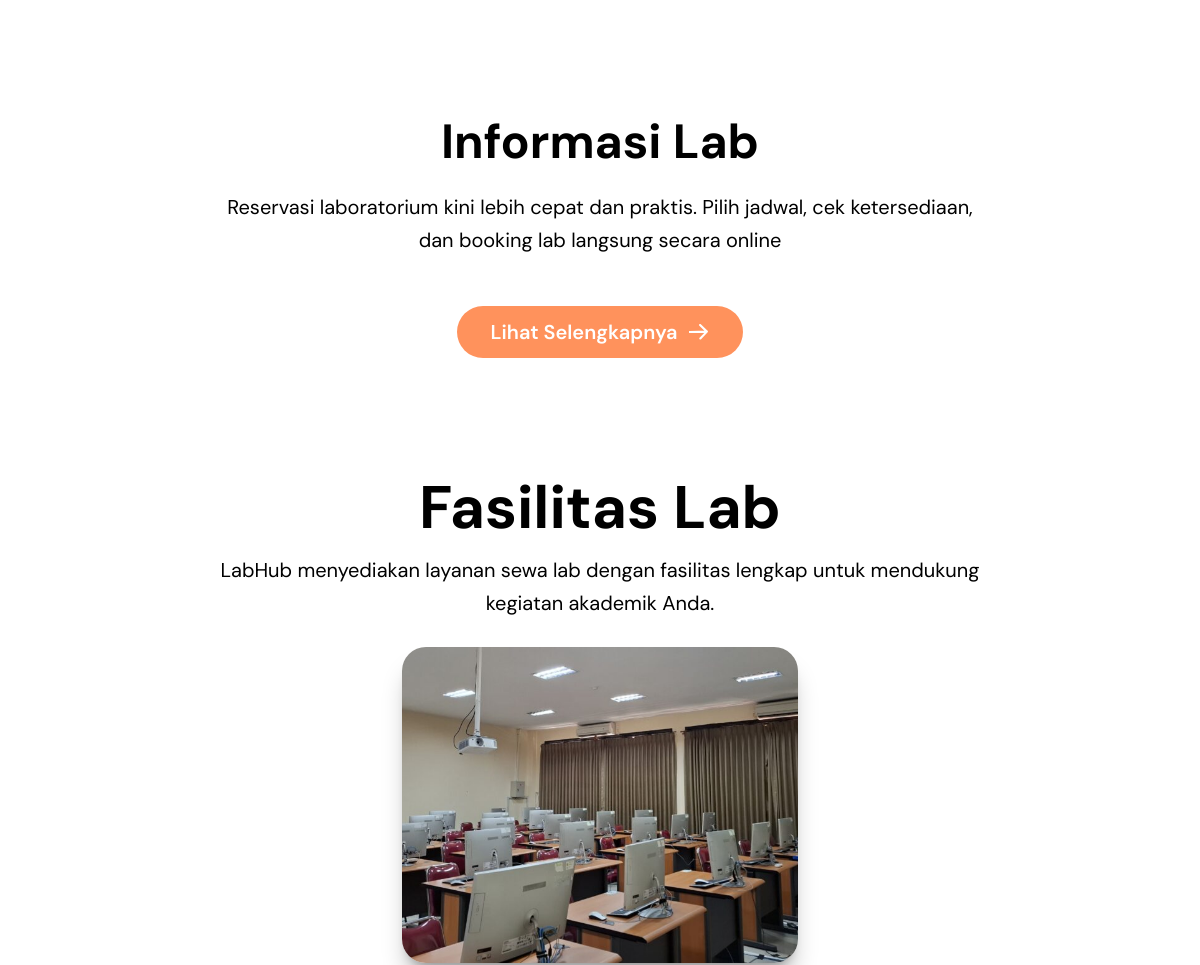
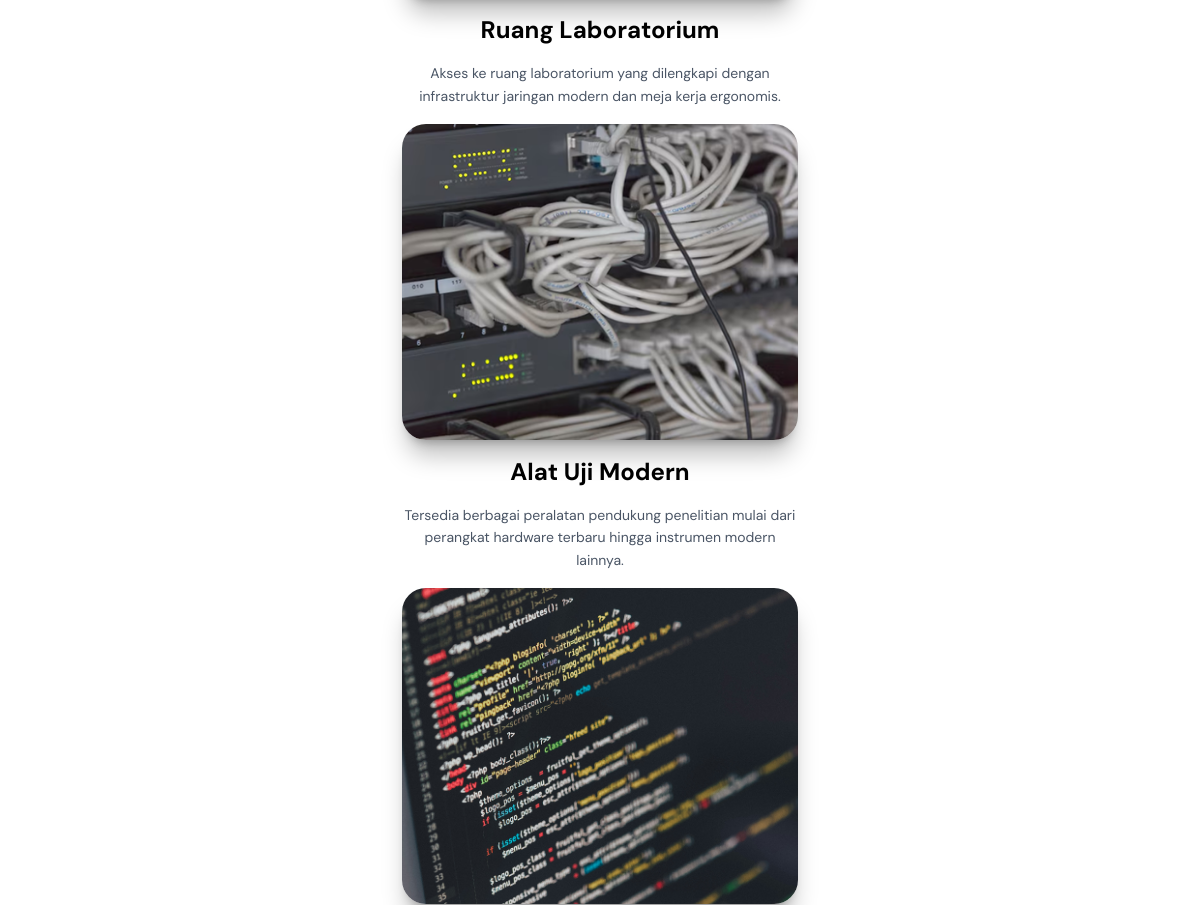
Before: / (middle part) with the older database file (2 pictures, top to bottom).
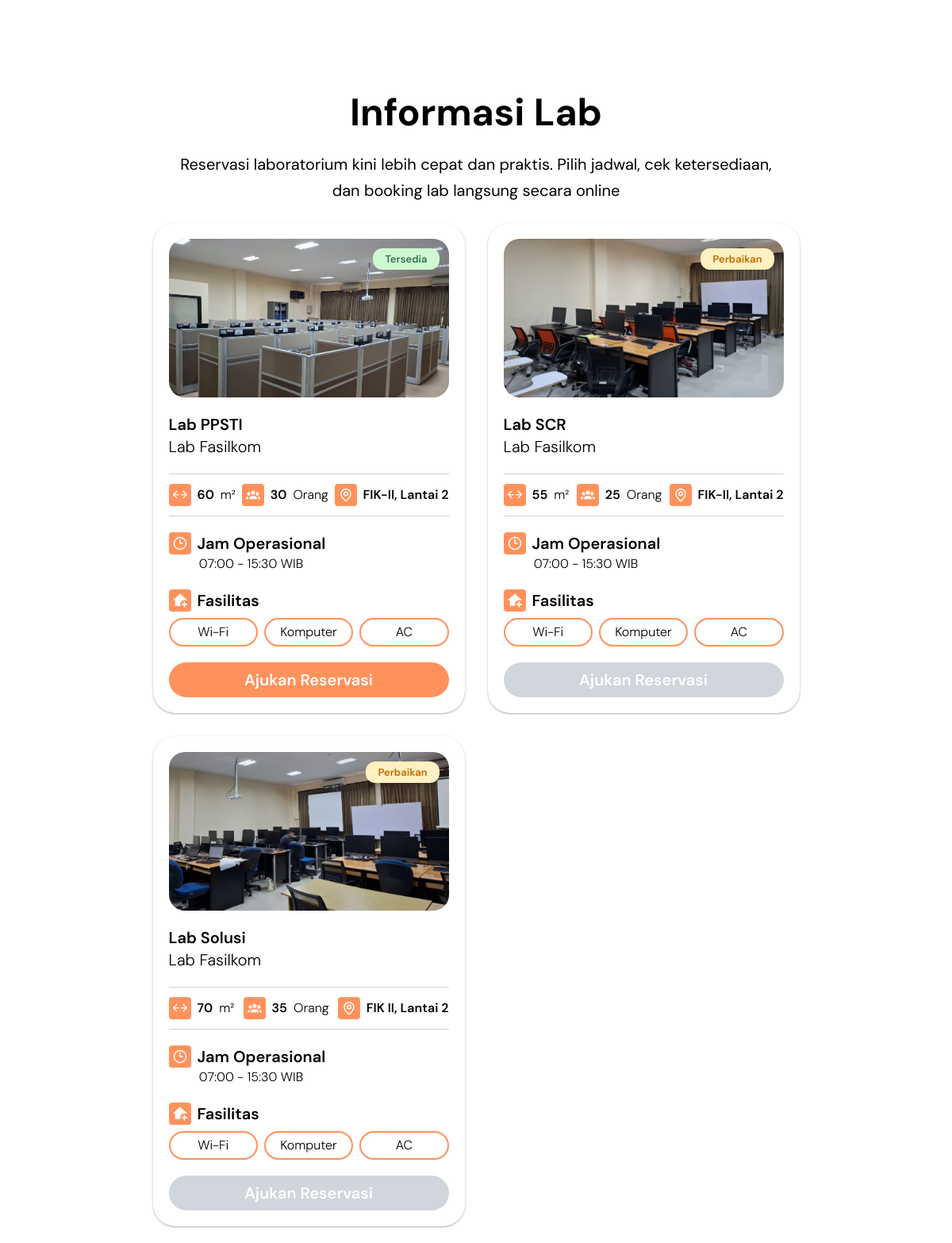
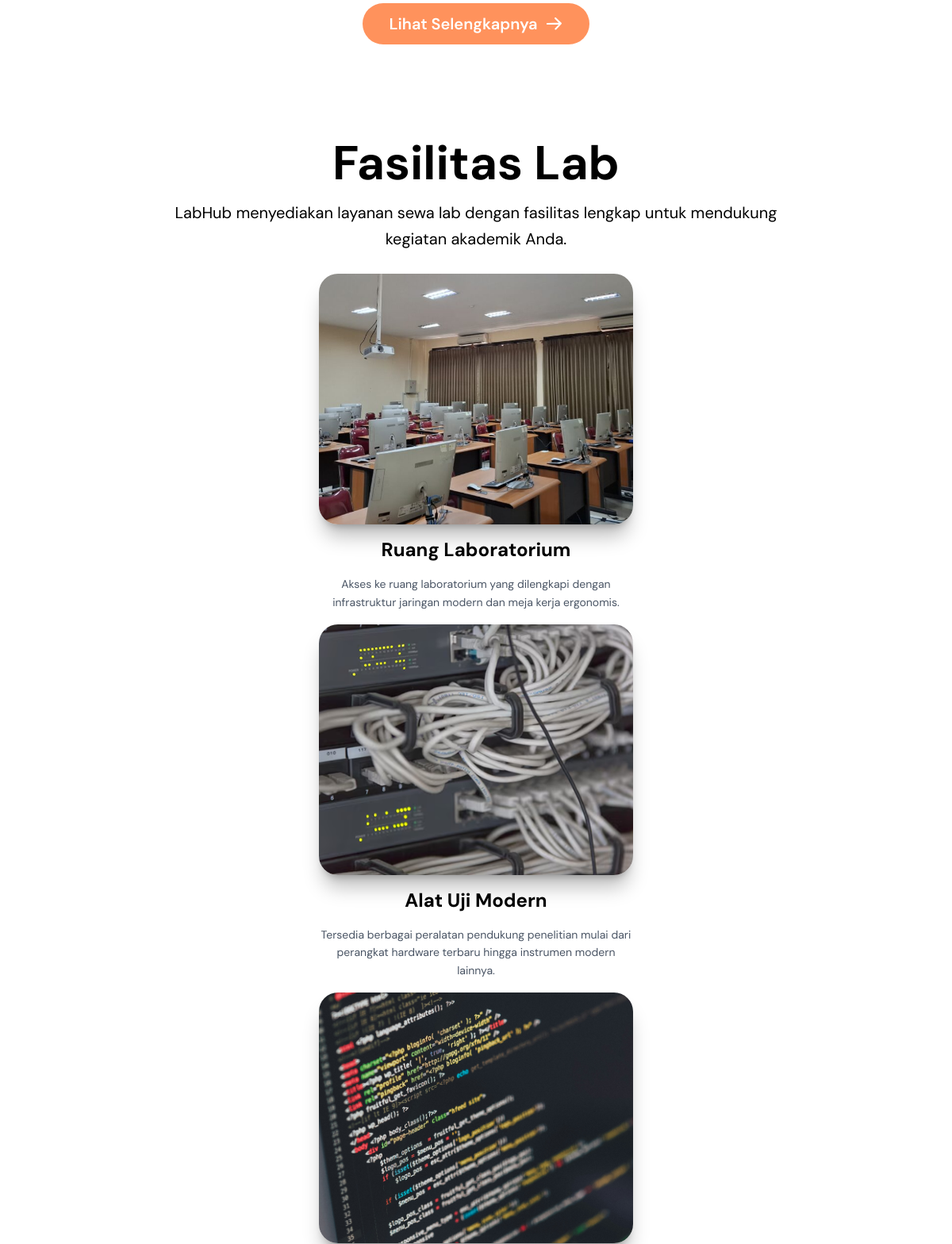
After: the same page with the newer database file (2 pictures, top to bottom).
### tables this page shows
CREATE TABLE `labs` (
  `id` int NOT NULL,
  `nama_lab` varchar(100) NOT NULL,
  `kode_lab` varchar(10) NOT NULL,
  `kategori` varchar(100) DEFAULT NULL,
  `lokasi` varchar(100) DEFAULT NULL,
  `luas` int DEFAULT NULL,
  `kapasitas` int DEFAULT '0',
  `fasilitas` text,
  `deskripsi` text,
  `gambar` varchar(255) DEFAULT NULL,
  `jam_buka` time NOT NULL,
  `jam_tutup` time NOT NULL,
  `status` enum('Tersedia','Perbaikan','Non-aktif') DEFAULT 'Tersedia',
  `created_at` timestamp NULL DEFAULT CURRENT_TIMESTAMP
);

### helpers/labs.php (called while the page is built)
<?php
function getLabs($conn)
{
    $query = mysqli_query(
        $conn,
        "SELECT * FROM labs"
    );
    $labs = [];
    while ($lab = mysqli_fetch_assoc($query)) {
        $lab['lokasi_short'] = str_replace(
            ['Gedung ', ' UPNVJT'],
            '',
            $lab['lokasi']
        );
        $lab['jam_buka_format'] = date(
            'H:i',
            strtotime($lab['jam_buka'])
        );
        $lab['jam_tutup_format'] = date(
            'H:i',
            strtotime($lab['jam_tutup'])
        );
        $fasilitas = explode(
            ',',
            $lab['fasilitas']
        );
        $fasilitas = array_map(function ($item) {
            $nama = preg_replace(
                '/[0-9]+/',
                '',
                $item
            );
            return trim($nama);
        }, $fasilitas);
        $lab['fasilitas_short'] = array_slice(
            $fasilitas,
            0,
            3
        );
        $lab['fasilitas_full'] = $fasilitas;
        $labs[] = $lab;
    }
    return $labs;
}

### components/card_lab.php (the view, shortened to what this page needs)
<?php
$statusClass = match ($status) {
    'Tersedia' => 'bg-[#CFF7D3] text-[#307445]',
    'Perbaikan' => 'bg-[#FFF1C2] text-[#BF6A02]',
    'Non-aktif' => 'bg-[#FDD3D0] text-[#EE3835]',
    default => 'bg-gray-400 text-gray-900'
};
?>
<div
    class="flex flex-col h-full justify-start items-start gap-5 p-4 md:p-5 w-full lg:max-w-98.25 shadow rounded-[28px] shadow-black/25 text-left hover:-translate-y-2 hover:shadow-[#FF925C] hover:shadow-xl transition duration-300">
    <div class="flex flex-col gap-5 flex-1 w-full">
        <div class="relative w-full">
            <img src="<?= $gambar ?>" alt="<?= $nama ?>"
                class="w-full h-44 sm:h-52 lg:h-50 xl:h-54.5 object-cover rounded-[20px]" />
            <span
                class="absolute top-3 right-3 px-3.75 py-1.25 font-semibold text-xs md:text-[13px] rounded-xl text-center <?= $statusClass ?>">
                <?= $status ?>
            </span>
        </div>
        <div class="flex flex-col text-lg md:text-xl">
            <h2 class="font-semibold"><?= $nama ?></h2>
            <p class="font-light"><?= $kategori ?></p>
        </div>
        <div
            class="grid grid-cols-2 md:flex justify-between items-start md:items-center gap-4 md:gap-0 w-full border-y border-[#D0D0D0] py-3">
            <div class="flex gap-2 items-center">
                <span class="font-semibold text-sm md:text-base">
                    <?= $luas ?>
                </span>
                <p class="font-light text-sm md:text-base">m²</p>
            </div>
            <div class="flex gap-2 items-center">
                <span class="font-semibold text-sm md:text-base">
                    <?= $kapasitas ?>
                </span>
                <p class="font-light text-sm md:text-base">Orang</p>
            </div>
            <div class="flex gap-2 items-center col-span-2 md:col-span-1">
                <i data-lucide="map-pin" class="w-7 h-7 p-1.25 rounded bg-[#FF925C] text-white"></i>
                <span class="font-semibold text-sm md:text-base">
                    <?= $lokasi ?>
                </span>
            </div>
        </div>
        <div class="flex flex-col max-w-50">
            <div class="flex gap-2 items-center">
                <i data-lucide="clock-3" class="w-7 h-7 p-1.25 rounded bg-[#FF925C] text-white"></i>
                <h2 class="font-semibold text-lg md:text-xl">
                    Jam Operasional
                </h2>
            </div>
            <p class="text-center ml-2 font-light text-sm md:text-base">
                <span><?= $jam_buka ?></span> -
                <span><?= $jam_tutup ?></span> WIB
            </p>
        </div>
        <div class="flex gap-2 flex-col w-full">
            <div class="flex gap-2 items-center">
                <h2 class="font-semibold text-lg md:text-xl">
                    Fasilitas
                </h2>
            </div>
            <div class="grid gap-2 grid-cols-2 sm:grid-cols-3">
                <?php
                foreach ($fasilitas as $fasilitas_item):
                    ?>
                    <span
                        class="font-light text-sm md:text-base border-2 text-center hover:bg-[#FF925C] hover:text-white hover:-translate-y-0.5 transition duration-300 border-[#FF925C] rounded-full px-3 py-1">
                        <?= trim($fasilitas_item) ?>
                    </span>
                <?php endforeach; ?>
            </div>
        </div>
    </div>
    <a href="" class="w-full p-2 flex justify-center items-center text-center rounded-full font-semibold text-base md:text-xl text-white <?= $status == 'Tersedia'
        ? 'bg-[#FF925C]'
        : 'bg-gray-300' ?>">
        Ajukan Reservasi
    </a>
</div>

### layouts/header.php (shortened to what this page needs)
<!DOCTYPE html>
<html lang="id">
<head>
    <link rel="stylesheet" href="/assets/css/output.css" />
    <link rel="stylesheet" href="/assets/css/calendar.css" />
    <link rel="stylesheet" href="https://cdnjs.cloudflare.com/ajax/libs/cropperjs/1.6.2/cropper.min.css" />
    <link rel="stylesheet" href="https://cdn.jsdelivr.net/npm/flatpickr/dist/flatpickr.min.css">
    <link rel="stylesheet" type="text/css" href="https://npmcdn.com/flatpickr/dist/themes/material_orange.css">
</head>
<body class="font-dmsans">

### index.php (shortened to what this page needs)
<?php
$page = $_GET['page'] ?? 'beranda';
$hideLayoutFooter = [
    'login',
    'register',
    'lupa_password',
    'verifikasi_otp',
    'reset_password',
    'ubah_profile',
    'ubah_password',
];
include 'layouts/header.php';
switch ($page) {
    case 'beranda':
        include 'pages/beranda.php';
        break;
}
if (!in_array($page, $hideLayoutFooter)) {
    include 'components/footer.php';
}
include 'layouts/footer.php';
?>

### pages/beranda.php (shortened to what this page needs)
<?php
$sections = [
    'hero',
    'tentang_kami',
    'informasi_lab',
    'fasilitas_lab',
    'status_lab'
];
foreach ($sections as $section) {
    include __DIR__ . "/../sections//beranda/{$section}.php";
}
?>

### sections/beranda/informasi_lab.php (shortened to what this page needs)
<?php
include __DIR__ . '/../../config/config.php';
include __DIR__ . '/../../helpers/labs.php';
$labs = getLabs($conn);
$labs = array_slice($labs, 0, 3);
?>
<section id="informasi-lab" class="mt-30 px-5 sm:px-15 md:px-25">
    <div class="flex flex-col items-center justify-center text-center max-w-full gap-6.25">
        <h1 class="text-4xl md:text-5xl xl:text-6xl font-bold">Informasi Lab</h1>
        <p class="text-sm sm:text-base md:text-lg lg:text-xl leading-relaxed max-w-3xl">Reservasi laboratorium kini
            lebih
            cepat dan praktis. Pilih jadwal, cek ketersediaan, dan booking lab langsung
            secara online</p>
        <div id="labsAnimation" class="
        grid
        lg:grid-cols-2
        xl:grid-cols-3
        grid-cols-1
        gap-7.25
        place-items-center
        transition-all
        duration-1000
        ease-in-out
    ">
            <?php
            $labs = array_slice($labs, 0, 3);
            include __DIR__ . '/../../components/render_card_labs.php';
            ?>
        </div>
        <a href="index.php?page=informasi_lab" class="
    bg-[#FF925C] text-white rounded-full font-semibold
    text-sm sm:text-base md:text-lg lg:text-xl
    px-5 sm:px-6 md:px-7 lg:px-8.5
    py-2 sm:py-2.5 md:py-3
    flex gap-2 sm:gap-3 items-center
    w-fit
    hover:opacity-80 transition duration-300
">
            <span>Lihat Selengkapnya</span>
        </a>
    </div>
</section>

### sections/beranda/fasilitas_lab.php
<?php
$data = [
    [
        'gambar' => '/assets/images/Lab/Rekayasa-Data-dan-Bisnis-Digital.png',
        'title' => 'Ruang Laboratorium',
        'deskripsi' => 'Akses ke ruang laboratorium yang dilengkapi dengan infrastruktur jaringan modern dan meja kerja ergonomis.'
    ],
    [
        'gambar' => '/assets/images/kabel.png',
        'title' => 'Alat Uji Modern',
        'deskripsi' => 'Tersedia berbagai peralatan pendukung penelitian mulai dari perangkat hardware terbaru hingga instrumen modern lainnya.'
    ],
    [
        'gambar' => '/assets/images/ngoding.png',
        'title' => 'Software dan Tool',
        'deskripsi' => 'Setiap unit komputer telah terintegrasi dengan perangkat lunak berlisensi resmi untuk analisis data, simulasi, dan pengembangan program.'
    ]
];
?>
<section class="px-5 sm:px-15 md:px-25 mt-30">
    <div class="flex flex-col items-center text-center justify-center">
        <h1 class="text-4xl md:text-5xl lg:text-6xl font-bold">
            Fasilitas Lab
        </h1>
        <p class="text-sm sm:text-base md:text-lg lg:text-xl leading-relaxed mt-4 max-w-3xl">
            LabHub menyediakan layanan sewa lab dengan fasilitas lengkap
            untuk mendukung kegiatan akademik Anda.
        </p>
        <div class="flex mt-7 xl:gap-6.5 gap-4 justify-center xl:flex-row flex-col">
            <?php foreach ($data as $fasilitas): ?>
                <?php
                $title = $fasilitas['title'];
                $gambar = $fasilitas['gambar'];
                $deskripsi = $fasilitas['deskripsi'];
                include __DIR__ . '/../../components/card_fasilitas.php';
                ?>
            <?php endforeach; ?>
        </div>
    </div>
</section>

### components/card_fasilitas.php
<div class="flex flex-col gap-4 max-w-99 items-center text-center">
    <img src="<?= $gambar ?>" alt="<?= $title ?>"
        class="w-59 h-39 sm:w-79 sm:h-59 md:w-99 md:h-79 object-cover rounded-3xl shadow-xl shadow-black/25 ">
    <h3 class="font-bold text-2xl">
        <?= $title ?>
    </h3>
    <p class="text-sm sm:text-basemd:text-lg text-gray-600 leading-relaxed w-full">
        <?= $deskripsi ?>
    </p>
</div>

### layouts/footer.php (shortened to what this page needs)
</body>
</html>

### components/render_card_labs.php (shortened to what this page needs)
<?php foreach ($labs as $lab): ?>
    <?php
    $gambar = $lab['gambar'];
    $status = $lab['status'];
    $nama = $lab['nama_lab'];
    $kategori = $lab['kategori'];
    $luas = $lab['luas'];
    $kapasitas = $lab['kapasitas'];
    $lokasi = $lab['lokasi_short'];
    $jam_buka = $lab['jam_buka_format'];
    $jam_tutup = $lab['jam_tutup_format'];
    $fasilitas = $lab['fasilitas_short'];
    include __DIR__ . '/card_lab.php';
    ?>
<?php endforeach; ?>

Changed rows visible on the page:
added labs: gambar (picture), status "Tersedia", nama_lab "Lab PPSTI", kategori "Lab Fasilkom", luas "60", kapasitas "30", lokasi "FIK-II, Lantai 2", jam_buka "07:00", jam_tutup "15:30", fasilitas_item "Wi-Fi", fasilitas_item "Komputer", fasilitas_item "AC"
added labs: gambar (picture), status "Perbaikan", nama_lab "Lab SCR", kategori "Lab Fasilkom", luas "55", kapasitas "25", lokasi "FIK-II, Lantai 2", jam_buka "07:00", jam_tutup "15:30", fasilitas_item "Wi-Fi", fasilitas_item "Komputer", fasilitas_item "AC"
added labs: gambar (picture), status "Perbaikan", nama_lab "Lab Solusi", kategori "Lab Fasilkom", luas "70", kapasitas "35", lokasi "FIK II, Lantai 2", jam_buka "07:00", jam_tutup "15:30", fasilitas_item "Wi-Fi", fasilitas_item "Komputer", fasilitas_item "AC"
